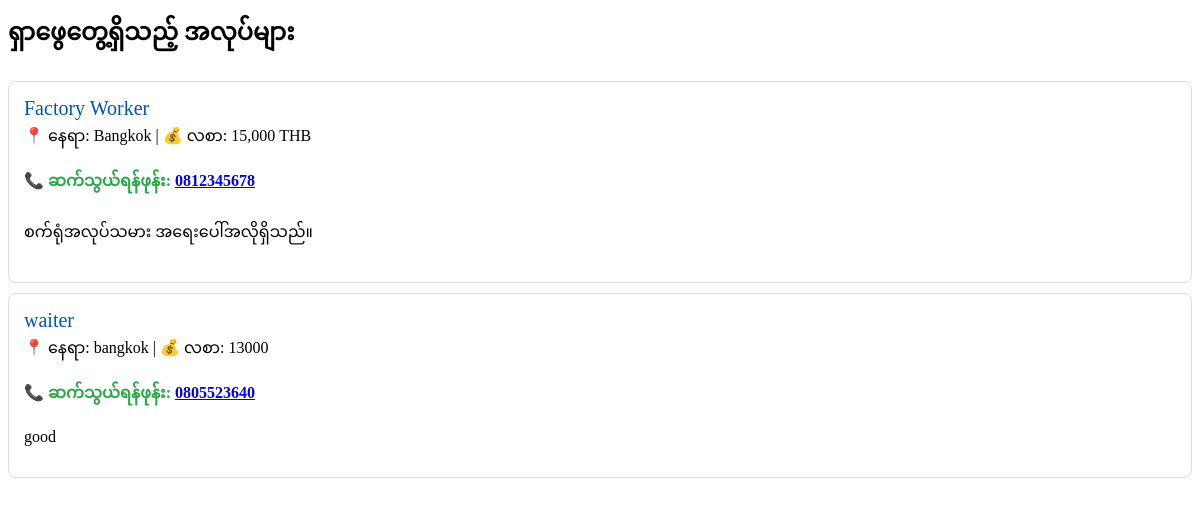
Before: /search with the older database file.
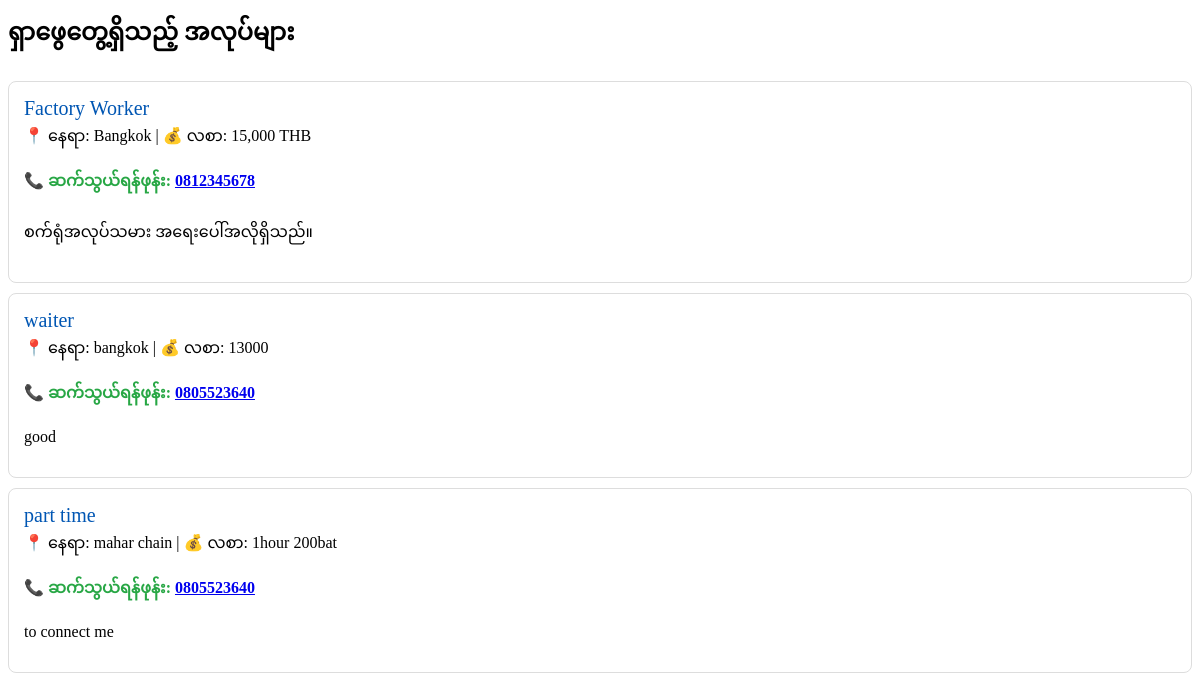
After: the same page with the newer database file.
### tables this page shows
CREATE TABLE jobs (
    id INTEGER PRIMARY KEY AUTOINCREMENT,
    title TEXT NOT NULL,
    location TEXT NOT NULL,
    salary TEXT NOT NULL,
    phone TEXT NOT NULL, -- ဖုန်းနံပါတ်အတွက် အသစ်ထည့်ထားတာပါ
    description TEXT NOT NULL
);

### app.py (the view)
@app.route('/search')
def search():
    query = request.args.get('q', '')
    location = request.args.get('location', '')
    conn = get_db_connection()
    sql_query = "SELECT * FROM jobs WHERE title LIKE ? AND location LIKE ?"
    jobs = conn.execute(sql_query, ('%' + query + '%', '%' + location + '%')).fetchall()
    conn.close()
    return render_template('results.html', jobs=jobs, query=query)

### app.py (called while the page is built)
def get_db_connection():
    conn = sqlite3.connect('jobs.db')
    conn.row_factory = sqlite3.Row
    return conn

### templates/results.html
<div class="container">
    <h2>ရှာဖွေတွေ့ရှိသည့် အလုပ်များ</h2>
    {% if jobs %}
        {% for job in jobs %} <div class="job-card" style="border: 1px solid #ddd; padding: 15px; margin-bottom: 10px; border-radius: 8px;">
                <div class="job-title" style="color: #0056b3; font-size: 20px;">{{ job.title }}</div>
                <div class="job-meta">
                    📍 နေရာ: {{ job.location }} | 💰 လစာ: {{ job.salary }}
                </div>
                <div style="margin: 10px 0; color: #28a745; font-weight: bold;">
                    📞 ဆက်သွယ်ရန်ဖုန်း: <a href="tel:{{ job.phone }}">{{ job.phone }}</a>
                </div>
                <p>{{ job.description }}</p>
            </div>
        {% endfor %}
    {% else %}
        <p>စိတ်မရှိပါနဲ့၊ သင်ရှာနေတဲ့အလုပ် မတွေ့သေးပါဘူး။</p>
    {% endif %}
</div>

Changed rows visible on the page:
added jobs: title "part time", location "mahar chain", salary "1hour 200bat", phone "0805523640", description "to connect me"
